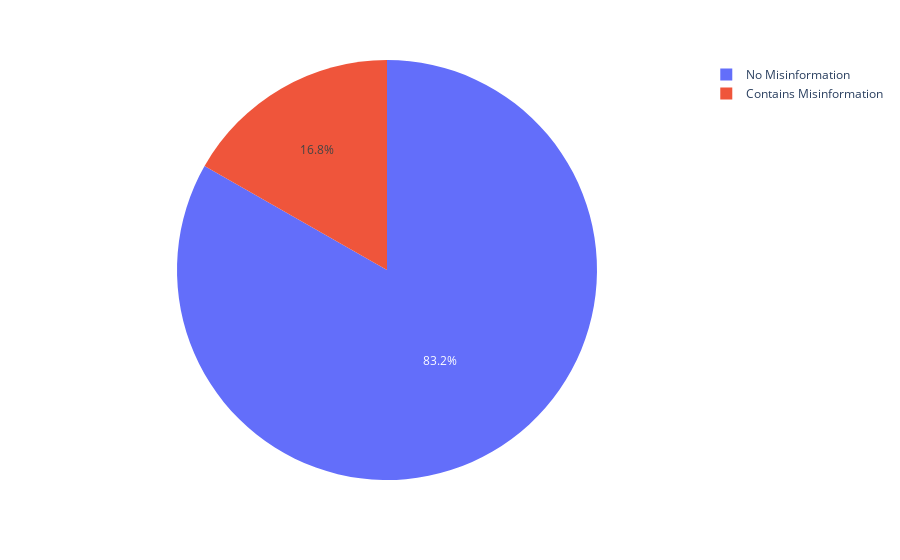

Notebook code cell kept with this figure:
### Code cell
plot_validity_of_month('April')

### Figure 1 — Plotly figure (JSON) as saved in the notebook; plotly's stock layout.template omitted (floating-point values rounded to 4 significant figures)
{"data": [{"domain": {"x": [0, 1], "y": [0, 1]}, "hovertemplate": "label=%{label}<br>value=%{value}<extra></extra>", "labels": ["No Misinformation", "Contains Misinformation"], "legendgroup": "", "name": "", "showlegend": true, "type": "pie", "values": [7577, 1525]}], "layout": {"legend": {"tracegroupgap": 0}, "margin": {"t": 60}}}
